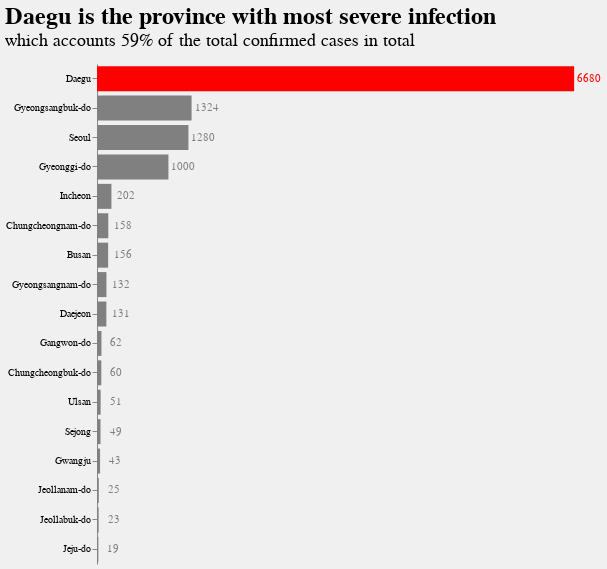

Source (notebook cell):
### Code cell
def most_severe_infection_province_bar_chart():
    highest_confirm_per = round(case_total.confirmed.max()/case_total.confirmed.sum(),2)
    # print(highest_confirm_per)

    # plot infection bar chart
    bar = alt.Chart(case_total).mark_bar(size = 25).encode(
        y = alt.Y('province:N', sort = '-x', title = None),
        x = alt.X('confirmed:Q',axis = None),
        color = alt.condition(alt.datum.province == 'Daegu',
                              alt.value('red'), alt.value('gray')))
    
    text = bar.mark_text(dx = 15).encode(
        text = alt.Text('confirmed:Q'))

    chart_1 = (bar + text).properties(
        width = 500,
        height = 500,
        title={"text": ['Daegu is the province with most severe infection'], 
                "subtitle": ["which accounts 59% of the total confirmed cases in total"],
                'anchor': 'start',
                'dy': -10}
    ).configure(
            background='#f0f0f0'
    ).configure_title(
            fontSize=24,
            subtitleFontSize= 18,
            anchor='start',
            #subtitlePadding = 2,
            dy=-10
    ).configure_view(stroke=None)

    return chart_1

most_severe_infection_province_bar_chart()

### Figure 1 — Vega-Lite specification as saved in the notebook (floating-point values rounded to 4 significant figures)
{"config": {"view": {"continuousWidth": 400, "continuousHeight": 300, "stroke": null}, "background": "#f0f0f0", "title": {"anchor": "start", "dy": -10, "fontSize": 24, "subtitleFontSize": 18}}, "layer": [{"mark": {"type": "bar", "size": 25}, "encoding": {"color": {"condition": {"value": "red", "test": "(datum.province === 'Daegu')"}, "value": "gray"}, "x": {"type": "quantitative", "axis": null, "field": "confirmed"}, "y": {"type": "nominal", "field": "province", "sort": "-x", "title": null}}}, {"mark": {"type": "text", "dx": 15}, "encoding": {"color": {"condition": {"value": "red", "test": "(datum.province === 'Daegu')"}, "value": "gray"}, "text": {"type": "quantitative", "field": "confirmed"}, "x": {"type": "quantitative", "axis": null, "field": "confirmed"}, "y": {"type": "nominal", "field": "province", "sort": "-x", "title": null}}}], "data": {"name": "data-98050c3fb5a2fdbbecfdb6e4fef126b2"}, "height": 500, "title": {"text": ["Daegu is the province with most severe infection"], "subtitle": ["which accounts 59% of the total confirmed cases in total"], "anchor": "start", "dy": -10}, "width": 500, "$schema": "https://vega.github.io/schema/vega-lite/v4.8.1.json", "datasets": {"data-98050c3fb5a2fdbbecfdb6e4fef126b2": [{"province": "Busan", " case_id": 11000055, "group": 7, "confirmed": 156}, {"province": "Chungcheongbuk-do", " case_id": 28000028, "group": 4, "confirmed": 60}, {"province": "Chungcheongnam-do", " case_id": 32800036, "group": 5, "confirmed": 158}, {"province": "Daegu", " case_id": 12000055, "group": 7, "confirmed": 6680}, {"province": "Daejeon", " case_id": 15000055, "group": 7, "confirmed": 131}, {"province": "Gangwon-do", " case_id": 24000036, "group": 5, "confirmed": 62}, {"province": "Gwangju", " case_id": 6500015, "group": 2, "confirmed": 43}, {"province": "Gyeonggi-do", " case_id": 44000253, "group": 19, "confirmed": 1000}, {"province": "Gyeongsangbuk-do", " case_id": 78000091, "group": 10, "confirmed": 1324}, {"province": "Gyeongsangnam-do", " case_id": 73200078, "group": 9, "confirmed": 132}, {"province": "Incheon", " case_id": 9800028, "group": 4, "confirmed": 202}, {"province": "Jeju-do", " case_id": 28000010, "group": 1, "confirmed": 19}, {"province": "Jeollabuk-do", " case_id": 25000015, "group": 3, "confirmed": 23}, {"province": "Jeollanam-do", " case_id": 25500015, "group": 2, "confirmed": 25}, {"province": "Sejong", " case_id": 10200021, "group": 3, "confirmed": 49}, {"province": "Seoul", " case_id": 38000741, "group": 35, "confirmed": 1280}, {"province": "Ulsan", " case_id": 6400010, "group": 1, "confirmed": 51}]}}
